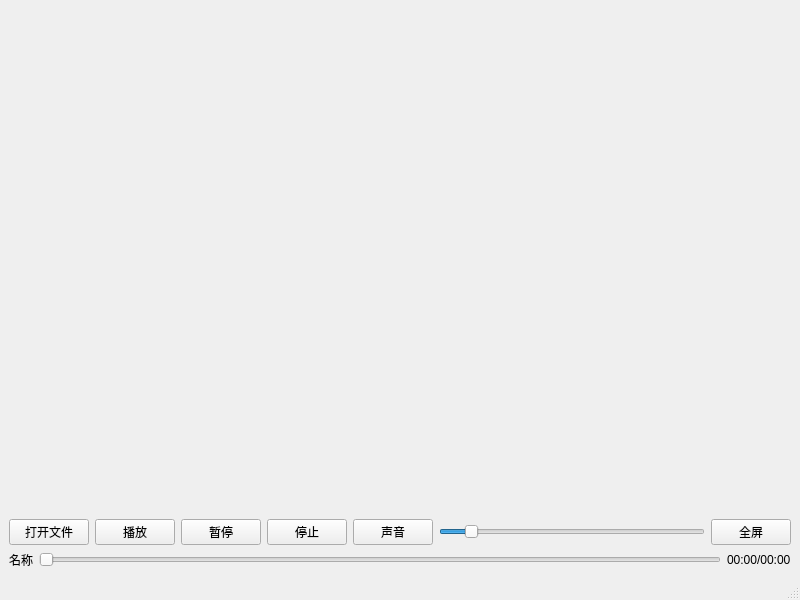
<?xml version="1.0" encoding="UTF-8"?>
<ui version="4.0">
 <class>MainWindow</class>
 <widget class="QMainWindow" name="MainWindow">
  <property name="geometry">
   <rect>
    <x>0</x>
    <y>0</y>
    <width>800</width>
    <height>600</height>
   </rect>
  </property>
  <property name="windowTitle">
   <string>MainWindow</string>
  </property>
  <widget class="QWidget" name="centralwidget">
   <layout class="QVBoxLayout" name="verticalLayout_2">
    <item>
     <layout class="QVBoxLayout" name="verticalLayout" stretch="89,1,1">
      <item>
       <widget class="TMyVideoWidget" name="videoWidget" native="true"/>
      </item>
      <item>
       <layout class="QHBoxLayout" name="horizontalLayout">
        <item>
         <widget class="QPushButton" name="pushButton_openFile">
          <property name="text">
           <string>打开文件</string>
          </property>
         </widget>
        </item>
        <item>
         <widget class="QPushButton" name="pushButton_play">
          <property name="text">
           <string>播放</string>
          </property>
         </widget>
        </item>
        <item>
         <widget class="QPushButton" name="pushButton_pause">
          <property name="text">
           <string>暂停</string>
          </property>
         </widget>
        </item>
        <item>
         <widget class="QPushButton" name="pushButton_stop">
          <property name="text">
           <string>停止</string>
          </property>
         </widget>
        </item>
        <item>
         <widget class="QPushButton" name="pushButton_mutex">
          <property name="text">
           <string>声音</string>
          </property>
         </widget>
        </item>
        <item>
         <widget class="QSlider" name="horizontalSlider_volumn">
          <property name="maximum">
           <number>100</number>
          </property>
          <property name="value">
           <number>10</number>
          </property>
          <property name="orientation">
           <enum>Qt::Horizontal</enum>
          </property>
         </widget>
        </item>
        <item>
         <widget class="QPushButton" name="pushButton_fullScreen">
          <property name="text">
           <string>全屏</string>
          </property>
         </widget>
        </item>
       </layout>
      </item>
      <item>
       <layout class="QHBoxLayout" name="horizontalLayout_2">
        <item>
         <widget class="QLabel" name="label_fileName">
          <property name="text">
           <string>名称</string>
          </property>
         </widget>
        </item>
        <item>
         <widget class="QSlider" name="horizontalSlider_playPosition">
          <property name="orientation">
           <enum>Qt::Horizontal</enum>
          </property>
         </widget>
        </item>
        <item>
         <widget class="QLabel" name="label_playTime">
          <property name="text">
           <string>00:00/00:00</string>
          </property>
         </widget>
        </item>
       </layout>
      </item>
     </layout>
    </item>
   </layout>
  </widget>
  <widget class="QMenuBar" name="menubar">
   <property name="geometry">
    <rect>
     <x>0</x>
     <y>0</y>
     <width>800</width>
     <height>25</height>
    </rect>
   </property>
  </widget>
  <widget class="QStatusBar" name="statusbar"/>
 </widget>
 <customwidgets>
  <customwidget>
   <class>TMyVideoWidget</class>
   <extends>QWidget</extends>
   <header>tmyvideowidget.h</header>
   <container>1</container>
  </customwidget>
 </customwidgets>
 <resources/>
 <connections/>
</ui>
